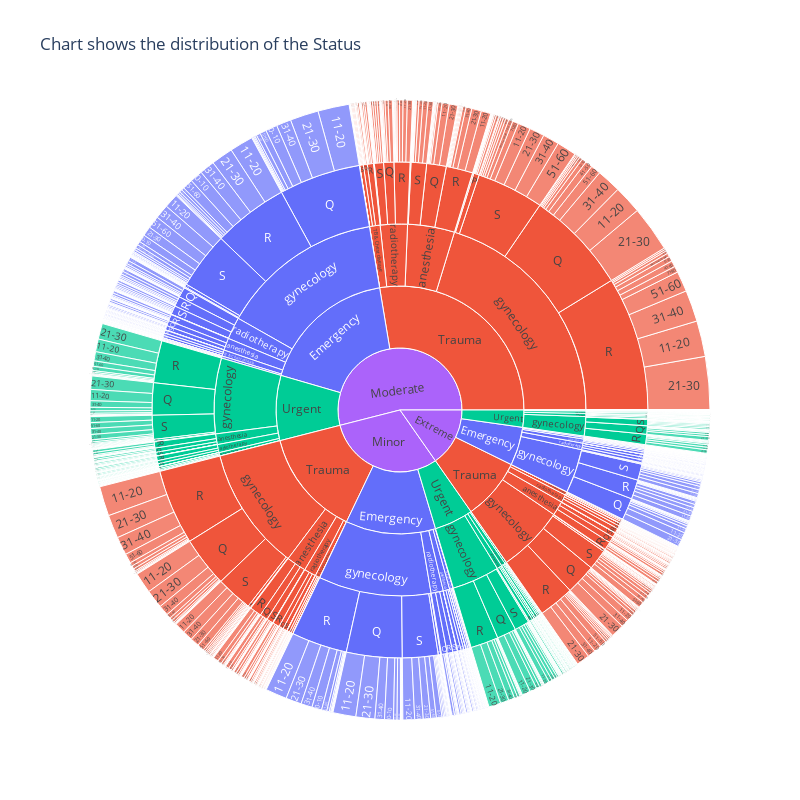

Here is the notebook cell this chart was saved with:
### Code cell
fig = px.sunburst(df_train, 
                  path=['Severity of Illness', 'Type of Admission','Department','Ward_Type', 'Stay'], 
                  values='Bed Grade' , color='Type of Admission', title="Chart shows the distribution of the Status ")
fig.update_layout(width = 800, height= 800)
# Show the plot
fig.show()

### Figure 1 — Plotly figure (JSON) as saved in the notebook; plotly's stock layout.template omitted (floating-point values rounded to 4 significant figures; data arrays with more than 128 entries replaced by an {"elided": "..."} marker saying what was removed)
{"data": [{"branchvalues": "total", "customdata": {"elided": "1997x1 str values"}, "domain": {"x": [0, 1], "y": [0, 1]}, "hovertemplate": "labels=%{label}<br>Bed Grade=%{value}<br>parent=%{parent}<br>id=%{id}<br>Type of Admission=%{customdata[0]}<extra></extra>", "ids": {"elided": "1997 str values"}, "labels": {"elided": "1997 str values"}, "marker": {"colors": {"elided": "1997 str values"}}, "name": "", "parents": {"elided": "1997 str values"}, "type": "sunburst", "values": {"elided": "1997 int values"}}], "layout": {"height": 800, "legend": {"tracegroupgap": 0}, "title": {"text": "Chart shows the distribution of the Status "}, "width": 800}}
